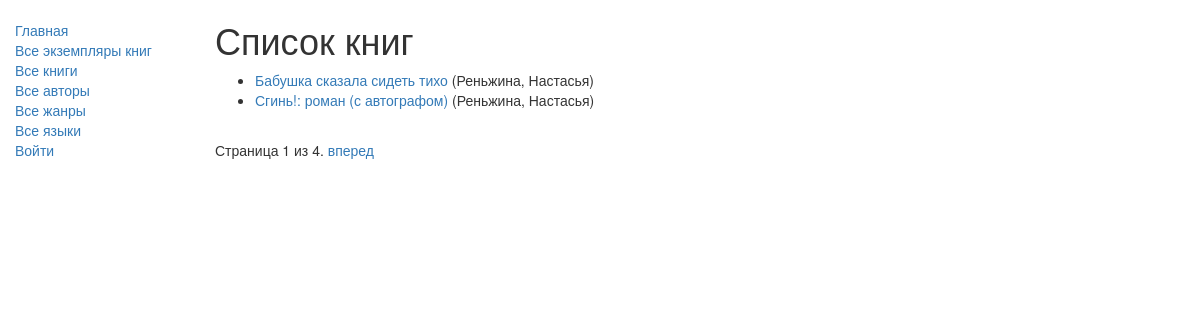
/catalog/books/, run on the app's committed database.
### catalog/models.py (models this page shows, shortened)
class Book(models.Model):
    title = models.CharField(max_length=200, verbose_name="Название")
    author = models.ForeignKey(
        Author,
        on_delete=models.SET_NULL,
        null=True,
        verbose_name="Автор"
    )
    summary = models.TextField(
        max_length=1000,
        verbose_name="Аннотация",
        help_text="Введите краткое описание книги"
    )
    isbn = models.CharField(
        max_length=13,
        verbose_name="ISBN",
        help_text='13 символов <a href="https://www.isbn-international.org/content/what-isbn">ISBN номер</a>'
    )
    genre = models.ManyToManyField(
        Genre,
        verbose_name="Жанр",
        help_text="Выберите жанр для этой книги"
    )
    language = models.ForeignKey(
        Language,
        on_delete=models.SET_NULL,
        null=True,
        verbose_name="Язык"
    )
    class Meta:
        verbose_name = "Книга"
        verbose_name_plural = "Книги"
    def display_genre(self):
        return ', '.join([genre.name for genre in self.genre.all()[:3]])
    display_genre.short_description = 'Жанр'
    def get_absolute_url(self):
        return reverse('book-detail', args=[str(self.id)])

class Author(models.Model):
    first_name = models.CharField(max_length=100, verbose_name="Имя")
    last_name = models.CharField(max_length=100, verbose_name="Фамилия")
    date_of_birth = models.DateField(verbose_name="Дата рождения", null=True, blank=True)
    date_of_death = models.DateField(verbose_name="Дата смерти", null=True, blank=True)
    class Meta:
        verbose_name = "Автор"
        verbose_name_plural = "Авторы"
    def __str__(self):
        return f"{self.last_name}, {self.first_name}"

### catalog/views.py (the view)
# urls.py: path('books/', views.BookListView.as_view(), name='books'),
class BookListView(generic.ListView):
    model = Book
    paginate_by = 2 #по туториалу 10, но чтоб было видно 2

### catalog/templates/catalog/book_list.html (shortened to what this page needs)
{% extends "base_generic.html" %}
{% block content %}
    <h1>Список книг</h1>
    {% if book_list %}
    <ul>
      {% for book in book_list %}
      <li>
        <a href="{{ book.get_absolute_url }}">{{ book.title }}</a> ({{ book.author }})
      </li>
      {% endfor %}
    </ul>
    {% else %}
      <p>В библиотеке пока нет книг.</p>
    {% endif %}
{% endblock %}

### data on the page
Book: title "Бабушка сказала сидеть тихо", author "Реньжина, Настасья"
Book: title "Сгинь!: роман (с автографом)", author "Реньжина, Настасья"

### other printed values
{{ page_obj.number }} "1"
{{ page_obj.paginator.num_pages }} "4"
